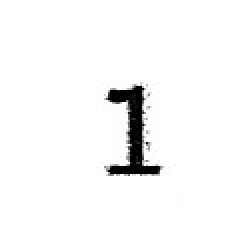
#> input picture Python/sampledata/sample1.jpg, 120 x 120 px, found by its file name (shown 2 times larger)
$ jupyter execute --allow-errors chap02.ipynb   (shell and % lines are left out)
#> lines starting #> are read from the running program, lines starting #| are printed output that depends on the picture
<a href="https://colab.research.google.com/github/MasahiroAraki/SpeechRecognition/blob/master/Python/chap02.ipynb" target="_parent"></a>

# 2. データをきちんと取り込もう

## 2.2 人の知覚に近づける

[cell 1]
# サンプル音声を取得

[cell 2]
import IPython.display
IPython.display.Audio("ja_sample_2.wav")

[cell 3]
# スペクトログラムを表示
from scipy.io.wavfile import read
import matplotlib.pyplot as plt

#> (the rest of this cell did not finish here and is left out)

## 2.3 特徴抽出をしやすくする処理

ノイズが付加された画像に対してノイズフィルタを適用してみます。

[cell 4]
# サンプル画像を取得

[cell 5]
# 画像の読み込みと表示

import numpy as np
import matplotlib.pyplot as plt

imagefile = 'sample1.jpg'
im = plt.imread(imagefile)
#> im is the input picture: shape (120, 120); min 0, max 255, mean 246.7
plt.imshow(im)
#> (this line was passed over: IPython is not available in this run)
plt.gray()
#> (this line was passed over: IPython is not available in this run)

平均値フィルタを適用

[cell 6]
(h, w) = im.shape
#> h = 120; w = 120

filter1 = np.full((3,3), 1/9)
im2 = np.full_like(im, 255)

for y in range(1,h-1):
  for x in range(1,w-1):
    t = im[x-1:x+2, y-1:y+2]
    im2[x,y] = np.sum(np.multiply(t, filter1))
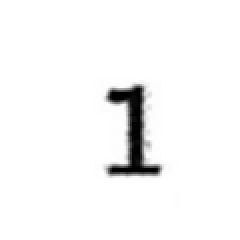
#> im2: shape (120, 120) (shown 2 times larger); min 0, max 255, mean 246.7

plt.imshow(im2)
#> (this line was passed over: IPython is not available in this run)
plt.gray()
#> (this line was passed over: IPython is not available in this run)

SciPy の Multidimensional image processing ライブラリ [scipy.ndimage](https://docs.scipy.org/doc/scipy/reference/ndimage.html) を使い、関数化したコード

[cell 7]
from scipy.ndimage import convolve

def apply_average_filter(image):
  # Define the 3x3 kernel for the average filter
  kernel = np.full((3,3), 1/9)

  # Apply the average filter using the convolve function
  # extension of input image is done by constant value (0.0)
  filtered_image = convolve(image, kernel, mode='constant', cval=0.0)
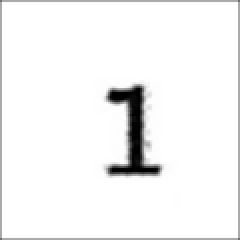
#> filtered_image: shape (120, 120) (shown 2 times larger); min 0, max 255, mean 243.9

  return filtered_image

plt.imshow(apply_average_filter(im))
#> (this line was passed over: IPython is not available in this run)
plt.gray()
#> (this line was passed over: IPython is not available in this run)

## 演習問題

上記の例を参考に、フィルタサイズ 5x5 のメディアンフィルタを実装せよ。

上記処理に加えて、ストライドを2にして画像圧縮を行え。

Sobelフィルタを実装せよ。

## 解答例

[cell 8]
# メディアンフィルタ (5x5)
im3 = np.full_like(im, 255)

for y in range(2,h-2):
  for x in range(2,w-2):
    im3[x,y] = np.median(im[x-2:x+3, y-2:y+3])

plt.imshow(im3)
#> (this line was passed over: IPython is not available in this run)
plt.gray()
